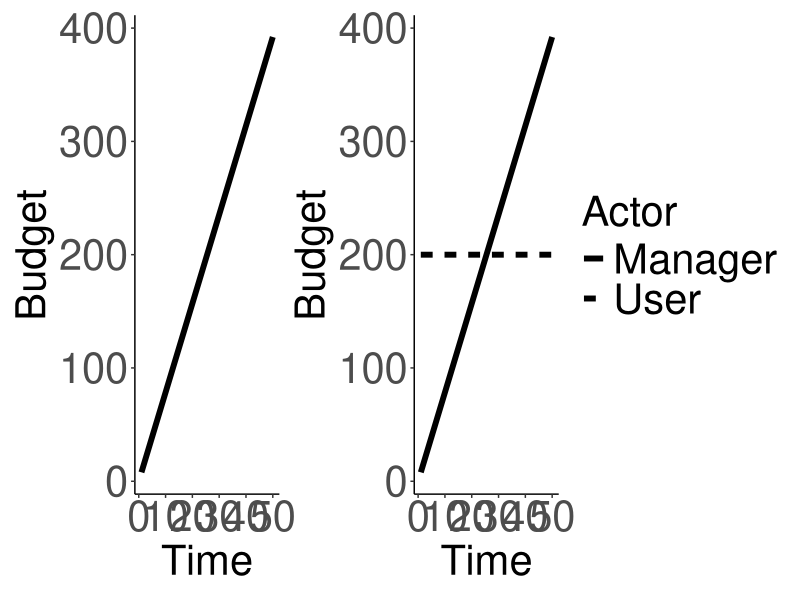
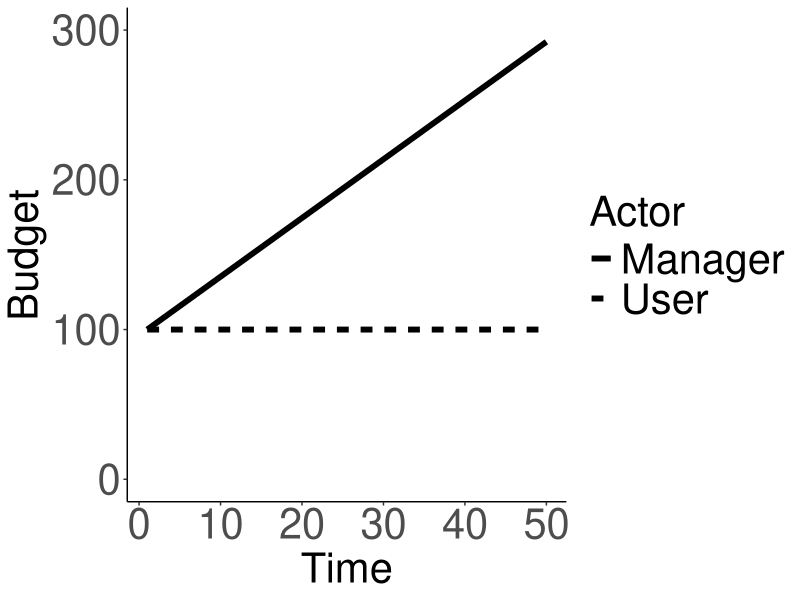
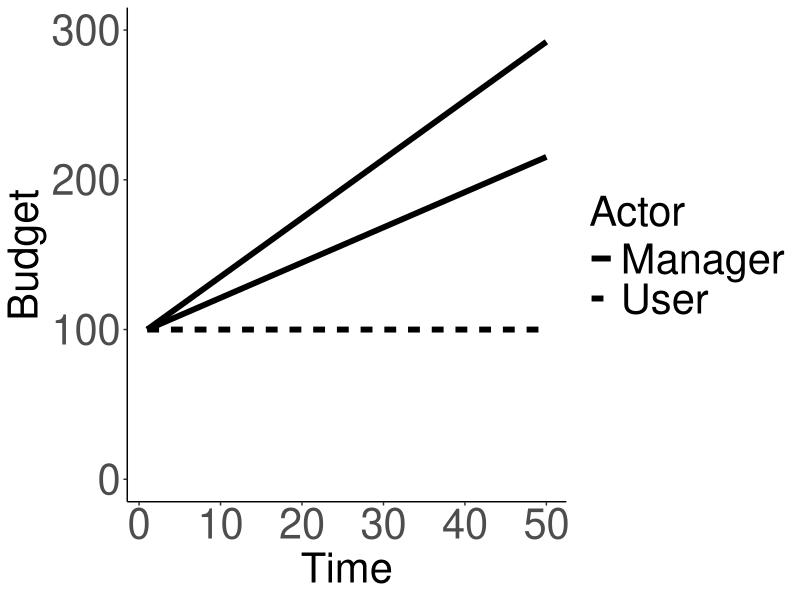

The R script that drew these images, in order:
#' ---
#' title: Budget calculations
#' author: Matt Nuttall
#' date: 27/05/21
#' output:
#'    word_document:
#'      toc: false
#'      highlight: zenburn
#' ---


#+ include=FALSE
library(tidyverse)
library(patchwork)

#' This is a document to explore the budgets for all of the scenarios in the investment section of this chapter. As disucssed previously, in order for all of the scenarios to be comparable, the total budgets for users and the manager need to be equivalent across all scenarios, or at least capped at the top end. This is to prevent the problem of one scenario having "better" or "worse" outcomes simply because the manager/users had access to a larger total budget across the 50 time steps. 
#' 
#' In the first null scenario (N1) where the manager and user both had equal, constant budgets, I set the budgets at 200. Therefore the total available budget for each of the actors was 10,000 (50 time steps). I used this value to try to set the total available budget for all other scenarios. In the N2 null scenarios this was straightforward, as there were no increasing budgets - only constant and decreasing. Therefore the constant budget was 200, and the decreasing budget started at 200 and declined. 
#' 
#' This gets more complicated when we are talking about increasing budgets. For example, in the N3 null scenarios (optimistic null) I am assuming that the manager budget increases over time, with various different scenarios for the user budget (e.g. constant, increasing at the same rate as the manager budget, increasing at a lower rate than the manager). 
#' 
#' To calculate a linear increase (slope) that had a cumulative sum of 10,000 I used the following calculations:
#' 
#' `10000 = x + 2x + 3x + 4x +....50x`
#' Where `10000` is the maximum cumulative sum
#' 
#' Use Gauss equation to simplify the above: `sum of 1 to n = n(n+1)/2`
#' 
#' Therefore `sum of 1 to n = 50*(50+1)/2 = 1275`
#' 
#' Therefore `10000 = 1275x`
#' 
#' So `x = 10000/1275 = 7.843137`
#' 
#' So to produce a linear slope that over 50 time steps sums to 10,000 the increments need to be `7.843137`. This results in the slope in the below two plots:
#' 
#+ echo=FALSE, results=TRUE, fig.width=20, fig.height=10

val <- 10000/1275
df1 <- data.frame(Time = rep(c(1:50), times=2))
Manager_budget <- df1$Time[1:50]*val
User_budget <- rep(200, times=50)
budgets <- c(Manager_budget, User_budget)
df1$Budget <- budgets 
df1$Actor <- rep(c("Manager", "User"), each=50)

p.1 <- ggplot(df1[df1$Actor=="Manager",], aes(x=Time, y=Budget))+
        geom_line(size=2)+
        theme_classic()+
        theme(axis.title = element_text(size=30),
              axis.text = element_text(size=30),
              legend.text = element_text(size=30),
              legend.title = element_text(size=30))

p.2 <- ggplot(df1, aes(x=Time, y=Budget, group=Actor))+
        geom_line(size=2, aes(linetype=Actor))+
        theme_classic()+
        theme(axis.title = element_text(size=30),
              axis.text = element_text(size=30),
              legend.text = element_text(size=30),
              legend.title = element_text(size=30))

p.1 + p.2


#' The issue of course is that the budget starts from 0, and so if the user budget is constant in the scenario above, then the manager budget will be below the user budget for half of the scenario (see right plot), which is not what I'm aiming for. Essentially I can't have the user budget set at 200 if I want the manager budget to start at the same point, to increase, and to not go beyond 10,000.
#' 
#' One solution is to move the starting point to 100. The user can then have a constant budget of 100, and the manager budget can start at 100 and increase without having a cumulative sum greater than 10,000. I did this by simply replacing the `10000` in the above calculations with `5000`. For example:
#' 
#+ echo=FALSE, results=TRUE, fig.width=20, fig.height=10

val <- 5000/1275
df2 <- data.frame(Time = rep(c(1:50), times=2))

# create manager budget
Manager_budget <- vector(length = 50)
x <- 100
for(i in 1:length(Manager_budget)){
 y <- x+val
 Manager_budget[i] <- y
 x <- y
} 
Manager_budget <- Manager_budget[1:49]
Manager_budget <- append(Manager_budget,100,0)


User_budget <- rep(100, times=50)
budgets <- c(Manager_budget, User_budget)
df2$Budget <- budgets 
df2$Actor <- rep(c("Manager", "User"), each=50)

p.3 <- ggplot(df2, aes(x=Time, y=Budget, group=Actor))+
        geom_line(size=2, aes(linetype=Actor))+
        theme_classic()+
        theme(axis.title = element_text(size=30),
              axis.text = element_text(size=30),
              legend.text = element_text(size=30),
              legend.title = element_text(size=30))+
        ylim(0,300)

p.3

#' In the above plot the cumulative budget for the manager is 9803.9. My maths is not good enough to work out how to get it exactly at 10,000! 
#' 
#' The question I have is that if the starting budgets, and the budgets that are held constant (in the example above, this is the user budget), are different between scenarios, is this a problem? So for example is it ok that in the N1 and N2 scenarios the constant budgets were set at 200, and the declining budgets started at 200.  Whereas in the above plot, they are at 100. I believe Brad mentioned once that the absolute values of the budgets are not important, it is the relative budgets between the manager and the users. 
#' 
#' Another question is if we want the budgets to be capped at a certain value, and the total amount of budget in each scenario to be equal, then how do we have different slopes for the increasing budgets?
#' 
#' For example, the below plot shows different slopes for the manager budget increase - the top line (steepest slope) is as above (total cumulative budget = 9803.9), and the middle line (bottom manager line) has a total cumulative budget of 7882.4.
#' 
#+ echo=FALSE, results=TRUE, fig.width=20, fig.height=10

val <- 3000/1275
df3 <- data.frame(Time = rep(c(1:50), times=2))

# create manager budget
Manager_budget <- vector(length = 50)
x <- 100
for(i in 1:length(Manager_budget)){
  y <- x+val
  Manager_budget[i] <- y
  x <- y
} 
Manager_budget <- Manager_budget[1:49]
Manager_budget <- append(Manager_budget,100,0)


User_budget <- rep(100, times=50)
budgets <- c(Manager_budget, User_budget)
df3$Budget <- budgets 
df3$Actor <- rep(c("Manager", "User"), each=50)


p.3 <- p.3 + geom_line(data=df3[df3$Actor=="Manager",], aes(x=Time, y=Budget), size=2)

p.3

#' This is not a problem if the only concern is the maximum available budget (i.e. an upper cap), rather than trying to make the total available budget equal in all scenarios. My thinking at the moment is that for the null scenarios it is not really plausible to have equal available budget across all scenarios, otherwise we are unable to do different variations of null scenarios like in the plot above. I think that there should be a maximum available budget that applies across ALL scenarios (null scenarios and the final scenarios where we actually test our hypothesis). I then think that for the final scenarios where we are testing our hypothesis (what is the best strategy for investing management funds) we can have a total available budget that is the same across the different scenarios.   
#' 
#' To sum up: 
#' 
#' * I propose that there is a 10,000 (or some value) budget cap on all scenarios
#' 
#' * If the differences in **absolute budget** values between scenarios are not important, then we can produce steeper/gentler slopes for increasing budgets by shifting the starting value (and the value of the constant budget, if there is one) down/up. So for example shifting the starting value down should allow for a steeper slope that does not violate the total cumulative budget cap, but will allow for greater relative distance between the static budget and the increasing budget. 
#' 
#' * The final (i.e. non-null) scenarios should have equal total available budgets, because the question is "given increasing pressure, and given a finite budget, what is the best investement strategy?". 
#' 
#' * If all of the above is OK, I think increasing the values of the starting budgets and maximum available budget will be useful, just to give us more wiggle room to manouvre. So instead of the starting values being 200, we should make them, say, 1000. This would give a maximum available budget of 50,000. I woudld need to re-run all the null scenarios with the new values, but that's fine.    
